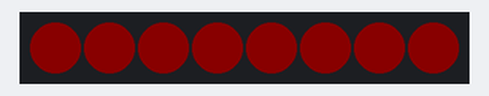
The program below on a simulated MicroPython board. Parts: 8 RGB LEDs in strip order, left to right. Dim RGB values are drawn brighter than linear.

Above: at 0.4 s.
At 1.3 s:
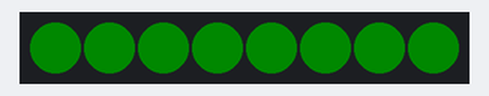
At 2.2 s:
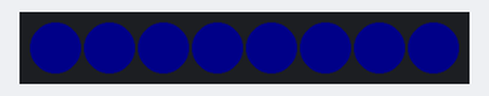
At 3.1 s:
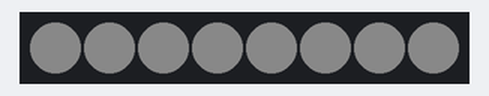
At 4.0 s:
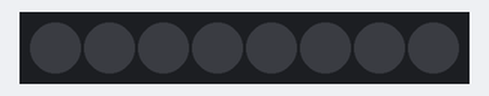
Timing chart, 0 to 40.0 s (numbered marks = the images above):
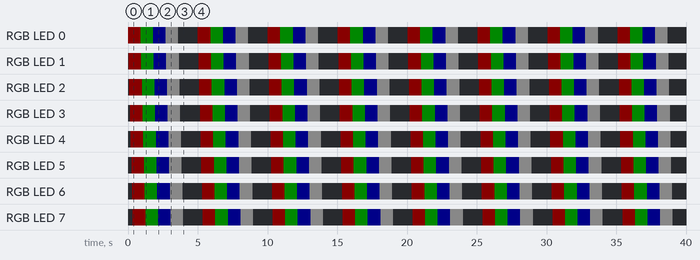

Measured:
- by itself, RGB LED 0–7: repeats every 5.0 s: RGB(0, 10, 0) 0.90 s, RGB(0, 0, 10) 0.90 s, RGB(10, 10, 10) 0.90 s, off 1.4 s, RGB(10, 0, 0) 0.90 s
- by itself, everything shown: repeats every 5.0 s, in 40 steps
- what the display in image 0 shows lasts 0.5 s, from 0.4 s to 0.9 s

The program:

06.1_Neopixel.py
```python
from machine import Pin
import neopixel
import time
pin = Pin(2, Pin.OUT)
np = neopixel.NeoPixel(pin, 8)

#brightness :0-255
brightness=10
colors=[[brightness,0,0],                    #red
        [0,brightness,0],                    #green
        [0,0,brightness],                    #blue
        [brightness,brightness,brightness],  #white
        [0,0,0]]                             #close
try:
    while True:
        for i in range(0,5):
            for j in range(0,8):
                np[j]=colors[i]
                np.write()
                time.sleep_ms(50)
            time.sleep_ms(500)
        time.sleep_ms(500)
except Exception as e:
    print("error excepcion \n" + e)
```
